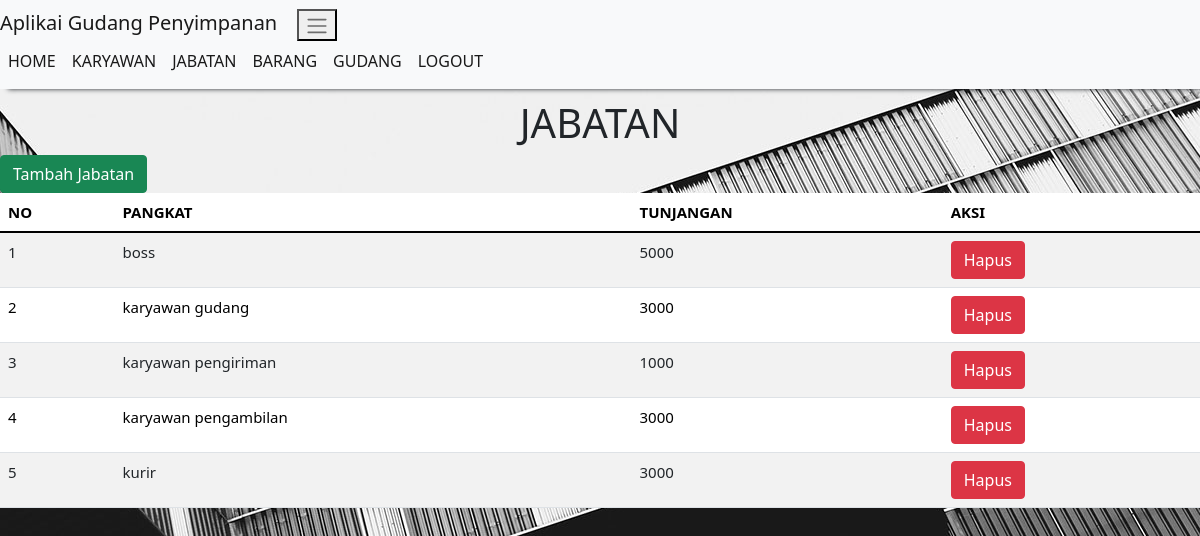
Screenshot of /tampil_jabatan.php (signed in) with the database file from the repository.
### tables this page shows
CREATE TABLE `jabatan` (
  `id_jabatan` int(11) NOT NULL,
  `nama_jabatan` varchar(100) NOT NULL,
  `tunjangan_jabatan` int(100) NOT NULL
);

### tampil_jabatan.php (the view, shortened to what this page needs)
<!DOCTYPE html>
<html>
<head>
    <link href="https://cdn.jsdelivr.net/npm/bootstrap@5.1.1/dist/css/bootstrap.min.css" rel="stylesheet">
</head>
<body>
    <?php
  include "header.php";
 ?>
    <link href="https://cdn.jsdelivr.net/npm/bootstrap@5.1.1/dist/css/bootstrap.min.css" rel="stylesheet">
    <center><h1>JABATAN</h1></center>
    <a href="tambah_jabatan.php" class="btn btn-success">Tambah Jabatan</a>
    <table class="table table-hover table-striped" style="padding: 25px; background-color: white; color: black;font-size: 15px;">
    	<thead>
    		<tr>
    			<th>NO</th><th>PANGKAT</th><th>TUNJANGAN</th><th>AKSI</th>
    		</tr>
    	</thead>
    	<tbody>
    		<?php
    		include "koneksi.php";
    		$qry_jabatan=mysqli_query($conn,"select * from jabatan");
    		$no=0;
    		while ($data_jabatan=mysqli_fetch_array($qry_jabatan)) {
    		$no++;?>
    		<tr>
    		<td><?=$no?></td><td><?=$data_jabatan['nama_jabatan']?></td> <td><?=$data_jabatan['tunjangan_jabatan']?></td>
    		<td><a href="hapus_jbt.php?id_jabatan=<?=$data_jabatan['id_jabatan']?>" onclick="return confirm('Apakah anda yakin menghapus data ini?')" class="btn btn-danger">Hapus</a></td>
    	    </tr>
    	    <?php
    		}
    		 ?>
    	</tbody>
    </table>
</body>
</html>

### rows the page displays
jabatan: nama_jabatan "boss", tunjangan_jabatan "5000"
jabatan: nama_jabatan "karyawan gudang", tunjangan_jabatan "3000"
jabatan: nama_jabatan "karyawan pengiriman", tunjangan_jabatan "1000"
jabatan: nama_jabatan "karyawan pengambilan", tunjangan_jabatan "3000"
jabatan: nama_jabatan "kurir", tunjangan_jabatan "3000"
